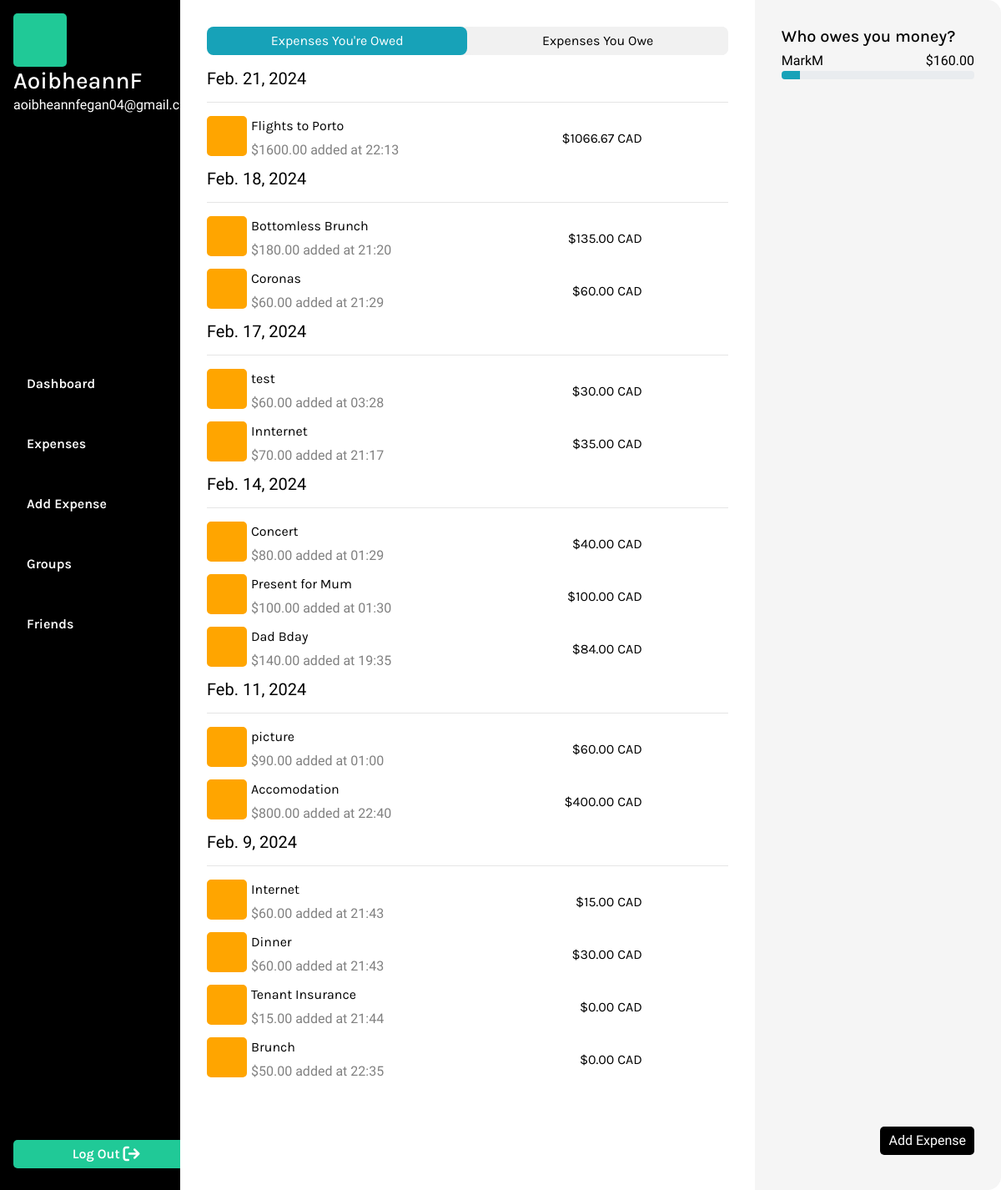
The app's page /expenses (signed in) with its own data.
### MainApp/models.py (models this page shows, shortened)
class User(AbstractUser):
    pass

class Expense(models.Model):
    CURRENCY_CHOICES = [
        ('CAD', 'CAD - Canadian Dollar'),
        ('GBP', 'GBP - British Pound Sterling'),
        ('AUD', 'AUD - Australian Dollar'),
        ('EUR', 'EUR - Euro'),
        ('USD', 'USD - United States Dollar'),
    ]
    amount = models.DecimalField(max_digits=10, decimal_places=2)
    remaining_balance = models.DecimalField(max_digits=10, decimal_places=2, default=0.00)
    description = models.CharField(max_length=100)
    date_added = models.DateTimeField(auto_now_add=True)
    payment_group = models.ForeignKey(PaymentGroup, on_delete=models.CASCADE, related_name="expenses",  null=True, blank=True)
    created_by_user = models.ForeignKey(User, on_delete=models.CASCADE, related_name="created_expenses")
    currency = models.CharField(max_length=3, choices=CURRENCY_CHOICES)
    paid = models.BooleanField(default=False)

### MainApp/views.py (the view)
# urls.py: path('expenses', views.expenses, name ="expenses"),
@login_required
def expenses(request):
    user = request.user
    if "expenses" not in request.session:
        request.session["expenses"] = []
    expense_objects = Expense.objects.filter(created_by_user=user).order_by('date_added')
    expenses_by_date = {}
    for expense_obj in expense_objects:
        date_added = expense_obj.date_added.date()
        if date_added not in expenses_by_date:
            expenses_by_date[date_added] = []
        expenses_by_date[date_added].append(expense_obj)
    expenses_by_date = dict(sorted(expenses_by_date.items(), key=lambda x: x[0], reverse=True))
    today = timezone.now().date()
    friends = Owing.objects.filter(expense__created_by_user=user,paid=False).exclude(user=user).values('user__username').annotate(total_owed=Sum('amount'))
    owed_sum = Owing.objects.filter(expense__created_by_user=user).aggregate(total_remaining_balance=Sum('remaining_balance'))
    total_outstanding_balance = owed_sum['total_remaining_balance'] or 0
    for friend in friends:
        friend['percentage'] = (friend['total_owed'] / total_outstanding_balance) * 100 if total_outstanding_balance != 0 else 0
    return render(request, "MainApp/expenses.html", {
        "expenses": Expense.objects.filter(created_by_user=user).order_by('date_added'),
        "expenses_by_date": expenses_by_date,
        "today": today,
        "friends": friends,
        "total_owed": total_outstanding_balance,
    })

### MainApp/templates/MainApp/expenses.html
{% extends "MainApp/layout.html" %}
{% block body %}
    <div class="section-container">
        <div id="owe-section">
            <div id="owe-section-1">
                <div>
                    <div class="expenseTypeBtns">
                        <button class="owedExpensesBtn">Expenses You're Owed</button>
                        <button class="oweExpensesBtn"><a href="{% url 'owing' %}">Expenses You Owe</a></button>
                    </div>
                </div>
                <div id="owing-container">
                    {% for date, expenses in expenses_by_date.items %}
                        <h5 class="date-header">
                            {% if date == today %}
                                Today
                            {% else %}
                                {{ date }}
                            {% endif %}
                        </h5>
                        <hr>
                        <ul class="owing-list">
                            {% for expense in expenses %}
                                <li class="owing-item">
                                    <div class="owing-item-part-1">
                                        <p class="owing-icon"></p>
                                        <div class="owing-summary">
                                            <a class="owing-header" href="{% url 'individual_expense' expense.id %}">
                                                {{ expense.description }}
                                            </a>
                                            <div class="owing-sub-header">
                                                <p>${{ expense.amount|floatformat:2 }} added at {{ expense.date_added|time:"H:i" }}</p>
                                            </div>
                                        </div>
                                    </div>
                                    <p class="owing-amount">${{ expense.remaining_balance|floatformat:2 }} {{ expense.currency }}</p>
                                </li>
                            {% endfor %}
                        </ul>
                    {% endfor %}
                </div>
            </div>
            <div id="owe-section-2">
                <div>
                    <h5 class="progress-header">Who owes you money?</h5>
                    <div class="owed-to-bars">
                        {% for friend in friends %}
                            <div class="progress-bar-container">
                                <div class="progess-bar-headers">
                                    <p class="progress-title">{{ friend.user__username }}</p>
                                    <p class="progress-amount">${{ friend.total_owed|floatformat:2 }}</p>
                                </div>
                                <div class="progress" style="height: 10px;">
                                    <div class="progress-bar bg-info" role="progressbar" style="width: {{ friend.percentage }}%" aria-valuenow="{{ group.percentage }}" aria-valuemin="0" aria-valuemax="100"></div>
                                </div>
                            </div>
                        {% endfor %}
                    </div>
                </div>
                <div class="owe-section-buttons">
                    <button class="add-expense-button"><a class="add-expense-link" href="{% url 'add_expense' %}">Add Expense</a></button>
                </div>
            </div>
        </div>
    </div>
{% endblock%}

### MainApp/templates/MainApp/layout.html (shortened to what this page needs)
{% load static %}
<!DOCTYPE html>
<html lang="en">
    <head>
        <link rel="stylesheet" href="https://cdn.jsdelivr.net/npm/bootstrap@4.3.1/dist/css/bootstrap.min.css">
        <link href="{% static 'MainApp/styles.css' %}" rel="stylesheet">
    </head>
    <body class="main">
        {% if user.is_authenticated %}
            <div id="nav-section">
                <div id="nav-container">
                    <div id="logged-in-status">
                        <div id="userProfileImg"></div>
                        {% if user.is_authenticated %}
                            <h3>{{ user.username }}</h3>
                        {% else %}
                            Not signed in.
                        {% endif %}
                        <p>{{ user.email }}</p>
                    </div>
                    <ul id="nav">
                        {% if user.is_authenticated %}
                            <li class="nav-item">
                                <a class="nav-link" href="{% url 'index' %}">Dashboard</a>
                            </li>
                            <li class="nav-item">
                                <a class="nav-link" href="{% url 'expenses' %}">Expenses</a>
                            </li>
                            <li class="nav-item">
                                <a class="nav-link" href="{% url 'add_expense' %}">Add Expense</a>
                            </li>
                            <li class="nav-item">
                                <a class="nav-link" href="{% url 'groups' %}">Groups</a>
                            </li>
                            <li class="nav-item">
                                <a class="nav-link" href="{% url 'add_friend' %}">Friends</a>
                            </li>
                        {% endif %}
                    </ul>
                    <div id="logout">
                        {% if user.is_authenticated %}
                            <button class="logoutBtn">
                                <a class="logoutLink" href="{% url 'logout' %}">Log Out</a>
                                <i class="fa-solid fa-arrow-right-from-bracket fa-lg" style="color: #ffffff;"></i>
                            </button>
                        {% endif %}
                    </div>
                </div>
            </div>
        {% endif %}
        {% block body %}
        {% endblock %}
    </body>
</html>

### MainApp/static/MainApp/styles.css (style rules this page uses)
:root { --background-color: #5CDB95; --accent-color: black; --text-color: white; --secondary-color: #379683; --light-green: #8EE4AF; --background-grey: #F5F5F5; --dashboard-background: #F1F1F1; --btn-color: #20c997; --secondary-color: #379683; --light-green: #8EE4AF; --warning-color: #dc3545; --secondary-font: 'Inconsolata', monospace; --primary-font: 'Karla', sans-serif; --xbold: 900; --bold: 600; --light: 300; --xlarge: 72px; --large: 48px; --medium: 24px; --small: 16px; --xsmall: 12px; }
.main { padding: 0; margin: 0; background-color: var(--accent-color); font-family: var(--secondary-font); color: var(--accent-color); display: flex; justify-content: space-between; align-content: center; }
#nav-section { width: 18vw; display: grid; height: 100vh; }
#nav-container { display: grid; justify-content: start; align-items: start; color: var(--accent-color); font-family: var(--secondary-font); padding: 0; margin: 1rem; background-color: var(--accent-color); width: 18vw; }
#logged-in-status { color: var(--text-color); }
#logged-in-status h3 { margin: 0; padding: 0; font-family: var(--primary-font); }
#userProfileImg { height: 4rem; width: 4rem; background-color: #20c997; border-radius: 5px; }
#nav { background-color: var(--accent-color); list-style: none; display: grid; justify-content: start; align-content: center; padding: 0; margin: 0; background-color: var(--accent-color); }
.nav-item { padding: 1rem 0 1rem 0; margin: 0; }
.nav-link { text-decoration: none; color: var(--text-color); font-size: var(--small); font-weight: var(--bold); font-family: var(--primary-font); }
#logout { align-self: end; }
.logoutBtn { background-color: var(--btn-color); border: none; border-radius: 5px; padding: 5px 15px 5px 15px; margin: 10px 0 10px 0; width: 100%; }
.logoutLink { text-decoration: none; color: var(--text-color); font-size: var(--small); font-weight: var(--bold); font-family: var(--primary-font); }
.section-container { padding: 0; margin: 0; display: grid; background-color: var(--text-color); height: 100vh; width: 82vw; align-self: center; }
button { border: none; padding: 5px 10px 5px 10px; }
a { text-decoration: none; color: black; }
h1, h2, h3, h4, h5, h6, p { margin: 0; padding: 0; }
.add-expense-button { background-color: var(--accent-color); border: none; border-radius: 5px; padding: 5px 10px 5px 10px; margin: 10px 0 10px 0; }
.add-expense-link { text-decoration: none; color: var(--text-color); }
.expenseTypeBtns { display: flex; width: 100%; margin-bottom: 1rem; border-radius: 8px; background-color: var(--dashboard-background); }
.owedExpensesBtn, .oweExpensesBtn { width: 50%; border-radius: 8px; font-family: var(--primary-font); }
.owedExpensesBtn { color: white; background-color: #17a2b8; }
.oweExpensesBtn { background-color: var(--dashboard-background); }
#owe-section { display: flex; border-radius: 1rem; width: 82vw; }
#owe-section-1 { padding: 2rem; width: 70%; }
#owing-container { padding: 0; margin: 0; height: 85vh; overflow-y: auto; }
.owing-list { list-style: none; display: grid; margin: 0; padding: 0; }
.owing-item { display: flex; width: 83.5%; align-items: center; justify-content: space-between; margin: 0 0 10px 0; }
.owing-item-part-1 { display: flex; align-items: center; }
.date-header { padding: 0; margin: 0; }
.owing-icon { padding: 0; margin: 0 5px 0 0; height: 3rem; width: 3rem; border: 2px solid orange; background-color: orange; border-radius: 5px; align-self: stretch; display: flex; justify-content: center; align-items: center; color: white; font-family: var(--primary-font); }
.owing-summary { display: grid; }
.owing-header { font-family: var(--primary-font); text-decoration: none; margin: 0; padding: 0 0 5px 0; color: var(--accent-color); }
.owing-sub-header { display: grid; color: grey; }
.owing-sub-header p { padding: 0; margin: 0; }
.owing-amount { font-family: var(--primary-font); }
#owe-section-2 { width:30%; padding: 2rem; margin: 0; background-color: var(--background-grey); border-radius: 0 1rem 1rem 0; display: flex; flex-direction: column; justify-content: space-between; height: 100vh; }
.progress-bar-container { margin: 5px 0 15px 0; }
.progess-bar-headers { display: flex; justify-content: space-between; }
.progress-header { padding: 0; margin: 0; font-family: var(--primary-font); }
.progress-title, .progress-amount { padding: 0; margin: 0; }
.owe-section-buttons { align-self: flex-end; }

### records on screen
User: username "AoibheannF", email "aoibheannfegan04@gmail.com"
Expense: date_added "Feb. 21, 2024", description "Flights to Porto", amount "1600.00", date_added "22:13", remaining_balance "1066.67", currency "CAD"
Expense: date_added "Feb. 18, 2024", description "Bottomless Brunch", amount "180.00", date_added "21:20", remaining_balance "135.00", currency "CAD"
Expense: description "Coronas", amount "60.00", date_added "21:29", remaining_balance "60.00", currency "CAD"
Expense: date_added "Feb. 17, 2024", description "test", amount "60.00", date_added "03:28", remaining_balance "30.00", currency "CAD"
Expense: description "Innternet", amount "70.00", date_added "21:17", remaining_balance "35.00", currency "CAD"
Expense: date_added "Feb. 14, 2024", description "Concert", amount "80.00", date_added "01:29", remaining_balance "40.00", currency "CAD"
Expense: description "Present for Mum", amount "100.00", date_added "01:30", remaining_balance "100.00", currency "CAD"
Expense: description "Dad Bday", amount "140.00", date_added "19:35", remaining_balance "84.00", currency "CAD"
Expense: date_added "Feb. 11, 2024", description "picture", amount "90.00", date_added "01:00", remaining_balance "60.00", currency "CAD"
Expense: description "Accomodation", amount "800.00", date_added "22:40", remaining_balance "400.00", currency "CAD"
Expense: date_added "Feb. 9, 2024", description "Internet", amount "60.00", date_added "21:43", remaining_balance "15.00", currency "CAD"
Expense: description "Dinner", amount "60.00", date_added "21:43", remaining_balance "30.00", currency "CAD"
Expense: description "Tenant Insurance", amount "15.00", date_added "21:44", remaining_balance "0.00", currency "CAD"
Expense: description "Brunch", amount "50.00", date_added "22:35", remaining_balance "0.00", currency "CAD"

### other values on screen
{{ friend.user__username }} "MarkM"
{{ friend.total_owed|floatformat:2 }} "160.00"
